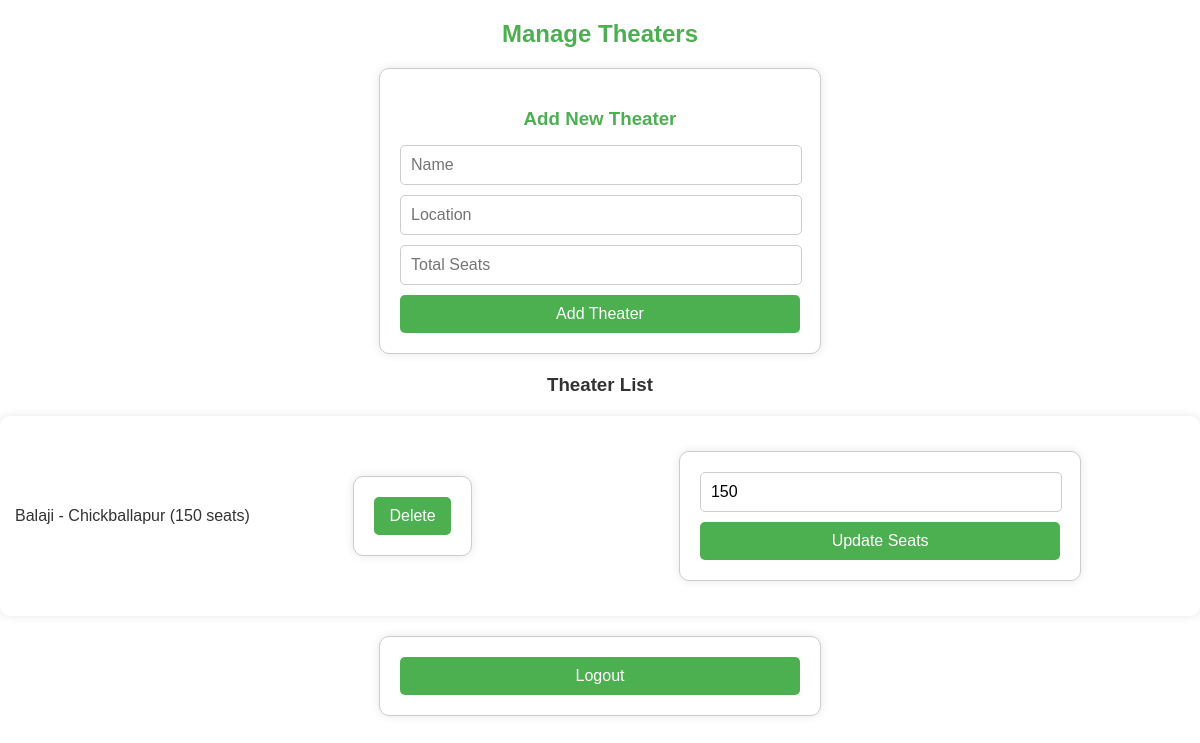
The app's page /manage_theaters.php (signed in) with its own data.
### tables this page shows
CREATE TABLE `theaters` (
  `theater_id` int(11) NOT NULL,
  `name` varchar(100) NOT NULL,
  `location` varchar(255) DEFAULT NULL,
  `total_seats` int(11) DEFAULT NULL
);

### manage_theaters.php (the view, shortened to what this page needs)
<?php
include('db.php');
$sql = "SELECT * FROM Theaters";
$result = $conn->query($sql);
?>
<!DOCTYPE html>
<html>
<head>
</head>
<body>
<link rel="stylesheet" href="manage_theaters.css">
    <h2>Manage Theaters</h2>
    <form method="POST" action="manage_theaters.php">
        <h3>Add New Theater</h3>
        <input type="text" name="name" placeholder="Name" required><br>
        <input type="text" name="location" placeholder="Location" required><br>
        <input type="number" name="total_seats" placeholder="Total Seats" required><br>
        <button type="submit" name="add_theater">Add Theater</button>
    </form>
    <h3>Theater List</h3>
    <ul>
        <?php if ($result->num_rows > 0) { ?>
            <?php while($row = $result->fetch_assoc()) { ?>
                <li>
                    <?php echo $row['name']; ?> - <?php echo $row['location']; ?> (<?php echo $row['total_seats']; ?> seats)
                    <form method="POST" action="manage_theaters.php" style="display:inline;">
                        <button type="submit" name="delete_theater" onclick="return confirm('Are you sure you want to delete this theater?');">Delete</button>
                    </form>
                    <form method="POST" action="manage_theaters.php" style="display:inline;">
                        <input type="number" name="total_seats" value="<?php echo $row['total_seats']; ?>" required>
                        <button type="submit" name="update_theater">Update Seats</button>
                    </form>
                </li>
            <?php } ?>
        <?php } else { ?>
            <p>No theaters available.</p>
        <?php } ?>
    </ul>
    <form method="POST" action="logout.php" style="margin-top: 20px;">
        <button type="submit">Logout</button>
    </form>
</body>
</html>

### manage_theaters.css (style rules this page uses)
body { font-family: Arial, sans-serif; background-image: url('image.jpg'); background-size: cover; background-position: center; background-attachment: fixed; color: #333; margin: 0; padding: 0; text-align: center; }
h2 { color: #4CAF50; margin-top: 20px; font-size: 24px; }
form { background-color: #fff; border: 1px solid #ccc; border-radius: 10px; padding: 20px; max-width: 400px; margin: 20px auto; box-shadow: 0 0 10px rgba(0, 0, 0, 0.1); }
form h3 { color: #4CAF50; margin-bottom: 15px; }
form input[type="text"], form input[type="number"] { width: calc(100% - 20px); padding: 10px; margin-bottom: 10px; border: 1px solid #ccc; border-radius: 5px; font-size: 16px; }
form button { background-color: #4CAF50; color: #fff; padding: 10px 15px; border: none; border-radius: 5px; cursor: pointer; font-size: 16px; width: 100%; }
ul { list-style-type: none; padding: 0; max-width: 1200px; margin: 20px auto; }
ul li { background-color: #fff; padding: 15px; margin: 10px 0; border-radius: 10px; box-shadow: 0 0 10px rgba(0, 0, 0, 0.1); text-align: left; position: relative; display: flex; justify-content: space-between; align-items: center; }

### records on screen
theaters: name "Balaji", location "Chickballapur", total_seats "150"
